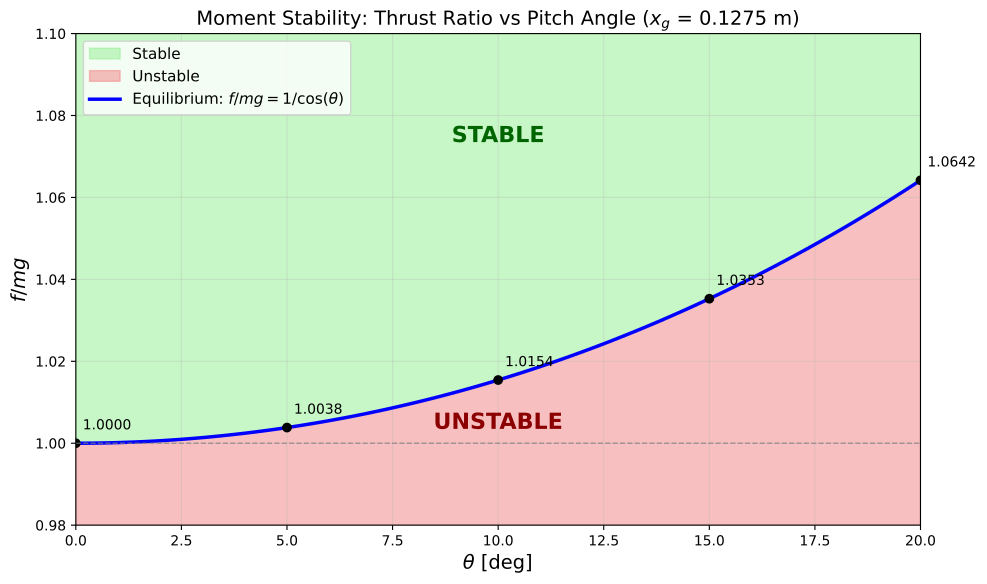

Write the Python code that produced this figure.
"""
Thrust ratio analysis for S550 hexarotor.

Given x_g = 0.255/2.0 m, find required total thrust f as function of theta.
From force equilibrium: f * cos(theta) = mg
Therefore: f/mg = 1/cos(theta) = sec(theta)
"""
import numpy as np
import matplotlib.pyplot as plt

# ==========================
# S550 Drone Parameters
# ==========================
m = 2.9           # Mass [kg]
l = 0.265         # Arm length [m]
g = 9.81          # Gravity [m/s^2]

mg = m * g

# ==========================
# Given parameters
# ==========================
x_g = 0.255 / 2.0  # [m] = 0.1275 m

# ==========================
# Theta range: 0 to 20 degrees
# ==========================
theta_deg = np.linspace(0, 20, 100)
theta_rad = np.deg2rad(theta_deg)

# ==========================
# Force equilibrium: f * cos(theta) = mg
# ==========================
# f = mg / cos(theta)
# f/mg = 1/cos(theta) = sec(theta)

f_ratio = 1.0 / np.cos(theta_rad)

# ==========================
# Plot
# ==========================
fig, ax = plt.subplots(figsize=(10, 6))

# Define y-axis limits
y_min, y_max = 0.98, 1.10

# Fill STABLE region (above the curve)
ax.fill_between(theta_deg, f_ratio, y_max,
                color='lightgreen', alpha=0.5, label='Stable')

# Fill UNSTABLE region (below the curve)
ax.fill_between(theta_deg, y_min, f_ratio,
                color='lightcoral', alpha=0.5, label='Unstable')

# Plot the equilibrium curve
ax.plot(theta_deg, f_ratio, 'b-', linewidth=2.5, label=r'Equilibrium: $f/mg = 1/\cos(\theta)$')

# Mark specific points
theta_marks = [0, 5, 10, 15, 20]
for theta in theta_marks:
    f_val = 1.0 / np.cos(np.deg2rad(theta))
    ax.plot(theta, f_val, 'ko', markersize=6)
    ax.annotate(f'{f_val:.4f}', (theta, f_val),
                textcoords='offset points', xytext=(5, 10), fontsize=10)

# Add Stable/Unstable text labels
ax.text(10, 1.075, 'STABLE', fontsize=16, fontweight='bold',
        color='darkgreen', ha='center', va='center')
ax.text(10, 1.005, 'UNSTABLE', fontsize=16, fontweight='bold',
        color='darkred', ha='center', va='center')

ax.set_xlabel(r'$\theta$ [deg]', fontsize=14)
ax.set_ylabel(r'$f / mg$', fontsize=14)
ax.set_title(r'Moment Stability: Thrust Ratio vs Pitch Angle ($x_g$ = %.4f m)' % x_g, fontsize=14)
ax.legend(loc='upper left', fontsize=11)
ax.grid(True, alpha=0.3, zorder=5)
ax.set_xlim([0, 20])
ax.set_ylim([y_min, y_max])

# Add horizontal line at f/mg = 1
ax.axhline(y=1.0, color='gray', linestyle='--', linewidth=1, alpha=0.7)

plt.tight_layout()
plt.savefig('analysis/thrust_vs_theta.png', dpi=150, bbox_inches='tight')
plt.savefig('analysis/thrust_vs_theta.pdf', bbox_inches='tight')
print("Saved: analysis/thrust_vs_theta.png, analysis/thrust_vs_theta.pdf")

# ==========================
# Print values
# ==========================
print("\n" + "="*50)
print(f"x_g = {x_g:.4f} m = {x_g*1000:.2f} mm")
print("="*50)
print(f"{'theta [deg]':>12} | {'cos(theta)':>12} | {'f/mg':>12} | {'f [N]':>12}")
print("-"*50)
for theta in [0, 5, 10, 15, 20]:
    cos_val = np.cos(np.deg2rad(theta))
    f_ratio_val = 1.0 / cos_val
    f_val = f_ratio_val * mg
    print(f"{theta:>12.0f} | {cos_val:>12.6f} | {f_ratio_val:>12.6f} | {f_val:>12.4f}")

plt.show()
